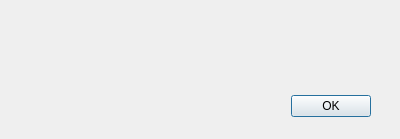
<?xml version="1.0" encoding="UTF-8"?>
<ui version="4.0">
 <class>AboutDlg</class>
 <widget class="QDialog" name="AboutDlg">
  <property name="geometry">
   <rect>
    <x>0</x>
    <y>0</y>
    <width>400</width>
    <height>139</height>
   </rect>
  </property>
  <property name="windowTitle">
   <string>About Math application from Alexander Ginzburg</string>
  </property>
  <widget class="QDialogButtonBox" name="buttonBox">
   <property name="geometry">
    <rect>
     <x>30</x>
     <y>90</y>
     <width>341</width>
     <height>32</height>
    </rect>
   </property>
   <property name="orientation">
    <enum>Qt::Horizontal</enum>
   </property>
   <property name="standardButtons">
    <set>QDialogButtonBox::Ok</set>
   </property>
  </widget>
  <widget class="QWidget" name="horizontalLayoutWidget">
   <property name="geometry">
    <rect>
     <x>19</x>
     <y>20</y>
     <width>371</width>
     <height>66</height>
    </rect>
   </property>
   <layout class="QHBoxLayout" name="horizontalLayout">
    <item>
     <widget class="QLabel" name="labelDateInfo">
      <property name="text">
       <string/>
      </property>
     </widget>
    </item>
    <item>
     <widget class="QLabel" name="labelDateTime">
      <property name="text">
       <string/>
      </property>
     </widget>
    </item>
   </layout>
  </widget>
 </widget>
 <resources/>
 <connections>
  <connection>
   <sender>buttonBox</sender>
   <signal>accepted()</signal>
   <receiver>AboutDlg</receiver>
   <slot>accept()</slot>
   <hints>
    <hint type="sourcelabel">
     <x>248</x>
     <y>254</y>
    </hint>
    <hint type="destinationlabel">
     <x>157</x>
     <y>274</y>
    </hint>
   </hints>
  </connection>
  <connection>
   <sender>buttonBox</sender>
   <signal>rejected()</signal>
   <receiver>AboutDlg</receiver>
   <slot>reject()</slot>
   <hints>
    <hint type="sourcelabel">
     <x>316</x>
     <y>260</y>
    </hint>
    <hint type="destinationlabel">
     <x>286</x>
     <y>274</y>
    </hint>
   </hints>
  </connection>
 </connections>
</ui>
